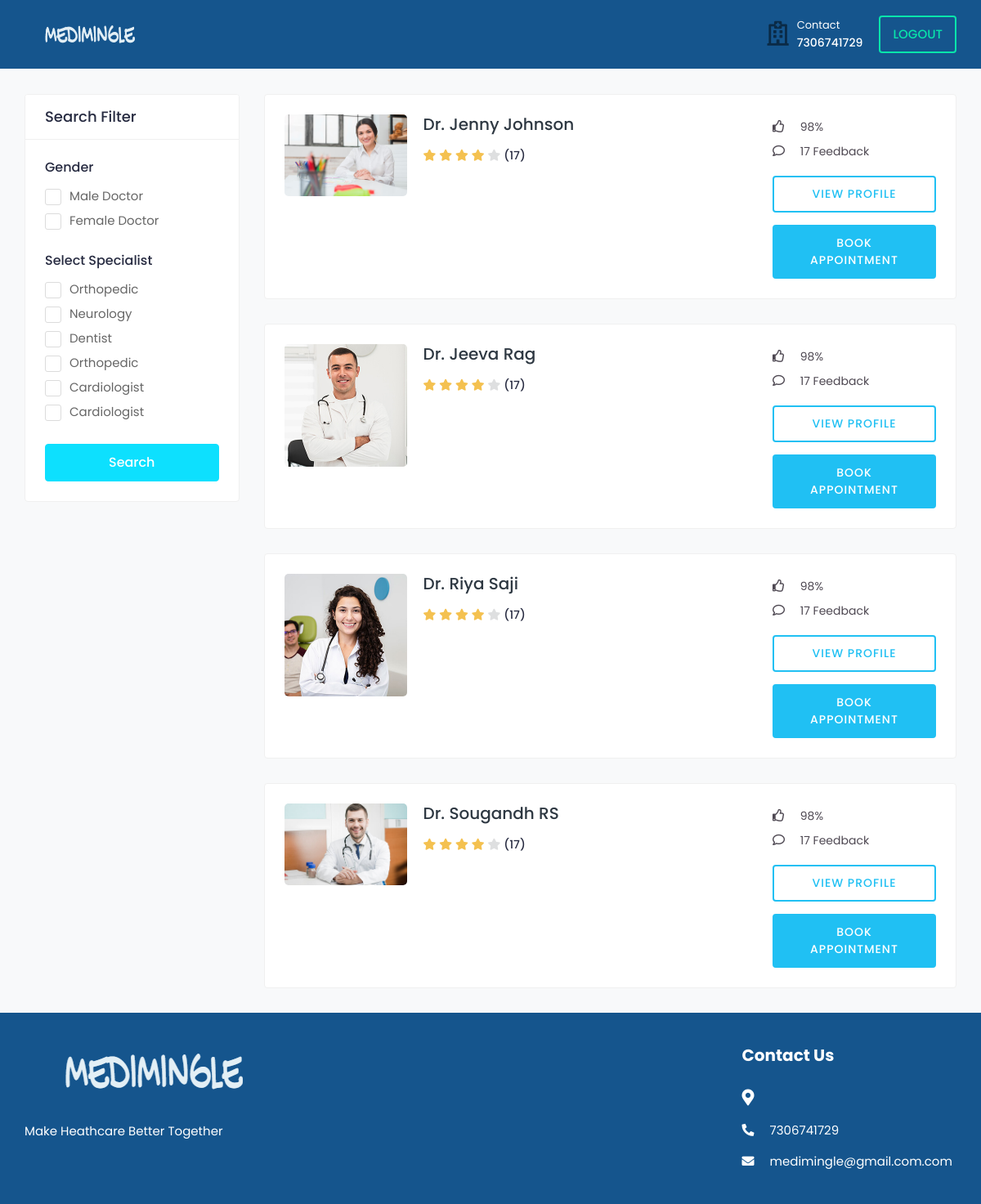
/doctor_search/ (signed in), run on an earlier commit of the app's database.
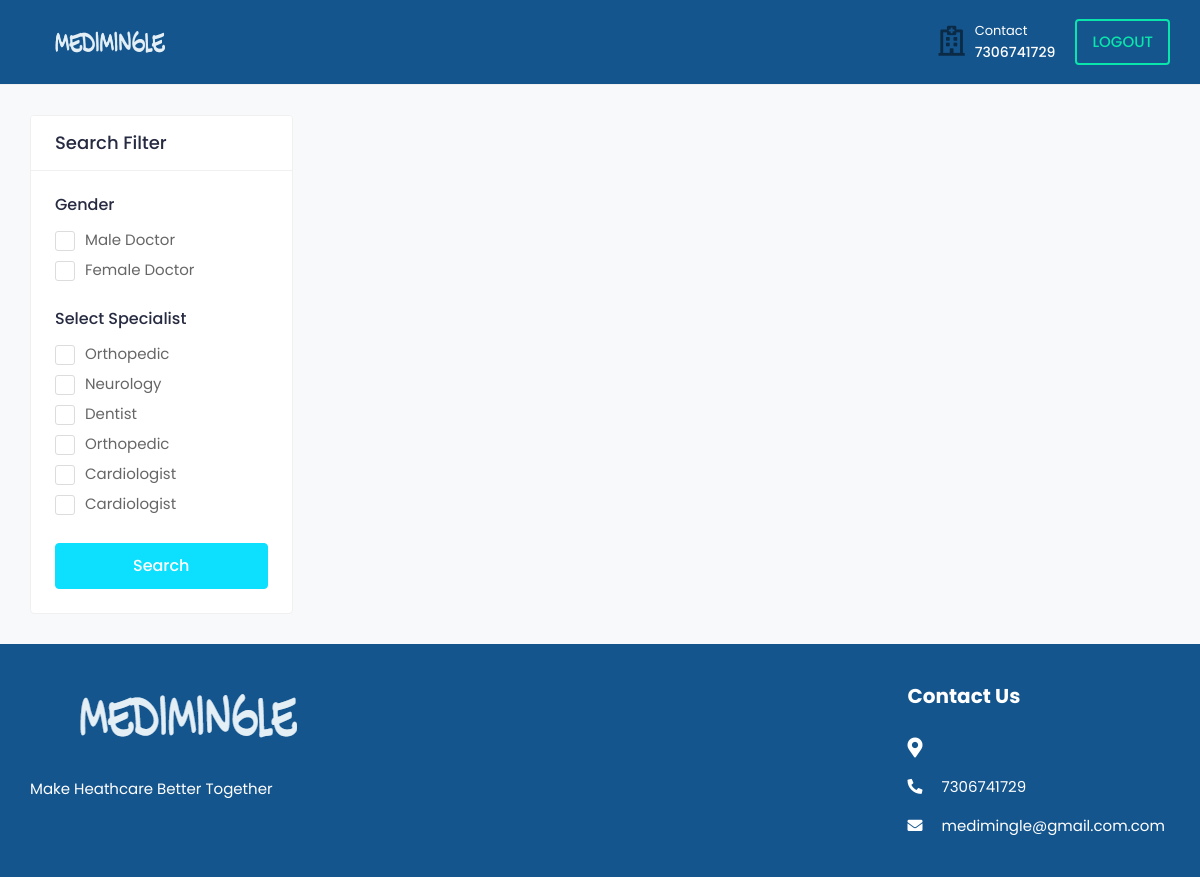
And on a later commit of the database.
### medi/models.py (models this page shows, shortened)
class Doctor(models.Model):
    user = models.OneToOneField(tbl_user, on_delete=models.CASCADE)
    city  = models.CharField(max_length=50,null=True,blank=True)
    profile_image = models.ImageField(upload_to='doctor/',default='default.png')
    gender = models.CharField(max_length=10, blank=True)
    description = models.TextField(blank=True)
    date_joined = models.DateTimeField(default=datetime.now, blank=True)
    consulting_fee = models.DecimalField(max_digits=10, decimal_places=2,blank=True,null=True)
    registration_number = models.CharField(max_length=50, null=True, blank=True)
    certificate = models.FileField(upload_to='certificates/', null=True, blank=True)

class tbl_user(AbstractUser):
    email=models.EmailField(unique=True)
    phone_number=models.CharField(max_length=15, null=True)
    USER_TYPE_CHOICES = (
        ('patient', 'Patient'),('doctor', 'Doctor'),
    )
    user_type = models.CharField(
        max_length=10,
        choices=USER_TYPE_CHOICES,
        default='patient',
    )
    is_email_verified = models.BooleanField(default=False)
    email_verification_token = models.CharField(max_length=255, blank=True, null=True)
    status= models.BooleanField(default=False)

### medi/views.py (the view)
# urls.py: path('doctor_search/', views.doctor_search, name='doctor_search'),
@never_cache
@login_required(login_url='signin')
def doctor_search(request):
    gender_type = request.GET.get('gender_type')
    select_specialist = request.GET.getlist('select_specialist')
    doctors = Doctor.objects.all()
    if gender_type:
        doctors = doctors.filter(gender=gender_type)
    if select_specialist:
        doctors = doctors.filter(doctorspecialization__specialized_category__in=select_specialist)
    return render(request, 'doctor_search.html', {'doctors': doctors})

### templates/doctor_search.html (shortened to what the changed rows need)
{% load static %}
<!DOCTYPE html>
<html lang="en">
<head>
		<link rel="stylesheet" href="{% static '/assets/css/bootstrap.min.css'%}">
		<link rel="stylesheet" href="{% static '/assets/plugins/fontawesome/css/fontawesome.min.css'%}">
		<link rel="stylesheet" href="{% static '/assets/plugins/fontawesome/css/all.min.css'%}">
		<link rel="stylesheet" href="{% static '/assets/css/style.css'%}">
	</head>
	<body>
		<div class="main-wrapper">
			{% load static %}
			<div class="content">
				<div class="container-fluid">
					<div class="row">
						<div class="col-md-12 col-lg-8 col-xl-9">
							{% for doctor in doctors %}
							<div class="card">
								<div class="card-body">
									<div class="doctor-widget">
										<div class="doc-info-left">
											<div class="doctor-img">
												<a href="{% url 'profile' doctor.id %}">
													<img src="{{ doctor.profile_image.url }}" class="img-fluid" alt="User Image">
												</a>
											</div>
											<div class="doc-info-cont">
												<h4 class="doc-name"><a href="{% url 'profile' doctor.id %}">Dr. {{doctor.user.first_name}} {{doctor.user.last_name}}</a></h4>
												<div class="rating">
													<i class="fas fa-star filled"></i>
													<i class="fas fa-star filled"></i>
													<i class="fas fa-star filled"></i>
													<i class="fas fa-star filled"></i>
													<i class="fas fa-star"></i>
													<span class="d-inline-block average-rating">(17)</span>
												</div>
											</div>
										</div>
										<div class="doc-info-right">
											<div class="clini-infos">
												<ul>
													<li><i class="far fa-thumbs-up"></i> 98%</li>
													<li><i class="far fa-comment"></i> 17 Feedback</li>
													</ul>
											</div>
											<div class="clinic-booking">
												<a class="view-pro-btn" href="doctor-profile.html">View Profile</a>
												<a class="apt-btn" href="{% url 'booking' doctor.id %}">Book Appointment</a>
											</div>
										</div>
									</div>
								</div>
							</div>
							{% endfor %}
						</div>
					</div>
				</div>
			</div>
			<footer class="footer">
				<div class="footer-top">
					<div class="container-fluid">
						<div class="row">
							<div class="col-lg-3 col-md-6">
								<div class="footer-widget footer-contact">
									<h2 class="footer-title">Contact Us</h2>
								</div>
							</div>
						</div>
					</div>
				</div>
						</div>
	</body>
</html>

What changed in the data, as far as the page shows it:
removed Doctor: profile_image (placeholder picture), user.first_name "Jenny", user.last_name "Johnson"
removed Doctor: profile_image (picture), user.first_name "Jeeva", user.last_name "Rag"
removed Doctor: profile_image (picture), user.first_name "Riya", user.last_name "Saji"
removed Doctor: profile_image (picture), user.first_name "Sougandh", user.last_name "RS"
